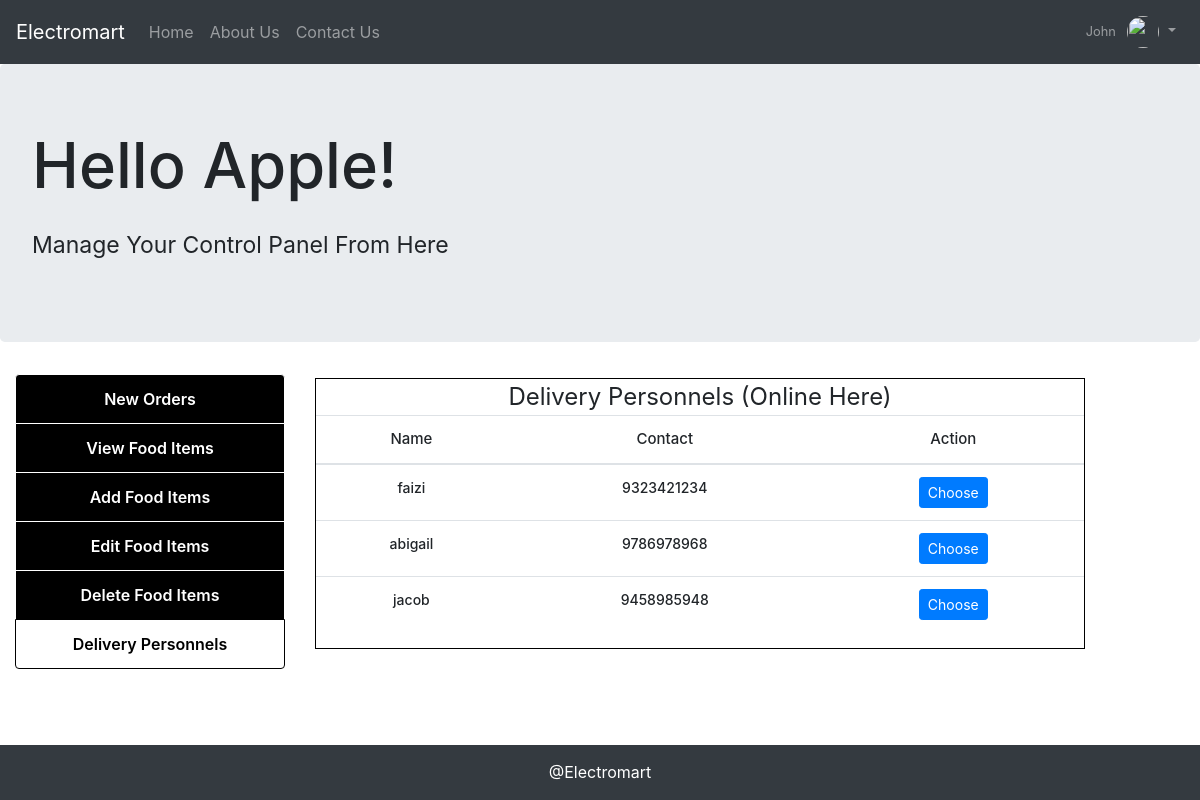
The app's page /delivperson.php (signed in) with its own data.
### tables this page shows
CREATE TABLE `delivperson` (
  `id` int(11) NOT NULL,
  `name` varchar(30) NOT NULL,
  `uname` varchar(30) NOT NULL,
  `email` varchar(45) NOT NULL,
  `contact` bigint(10) NOT NULL,
  `address` varchar(150) NOT NULL,
  `profile` varchar(200) NOT NULL,
  `pwd` varchar(45) NOT NULL,
  `status` varchar(3) NOT NULL,
  `dstatus` varchar(11) NOT NULL
);

### delivperson.php (the view, shortened to what this page needs)
<?php
 include_once "inc/dbh.inc.php";
?>
<!DOCTYPE html>
<html>
<head>
  <link rel="stylesheet" type="text/css" href="css/bootstrap.min.css">
  <link rel="stylesheet" type="text/css" href="css/main.css">
</head>
<body>
    <nav class="navbar navbar-expand-lg navbar-dark bg-dark">
  <a class="navbar-brand" href="index.php">Electromart</a>
  <div class="collapse navbar-collapse" id="navbarSupportedContent">
    <ul class="navbar-nav mr-auto">
      <li class="nav-item">
        <a class="nav-link" href="index.php">Home</a>
      </li>
      <li class="nav-item">
        <a class="nav-link" href="aboutus.php">About Us</a>
      </li>
      <li class="nav-item">
        <a class="nav-link " href="#contact">Contact Us</a>
      </li>
    </ul>
    <ul class="navbar-nav ml-auto">
      <li class="nav-item dropdown no-arrow">
        <a class="nav-link dropdown-toggle" href="#" id="userDropdown" role="button" data-toggle="dropdown" aria-haspopup="true" aria-expanded="false">
          <span class="mr-2 d-none d-lg-inline text-gray-600 small">
            <?php echo $_SESSION['u_name']; ?>
          </span>
          <img class="img-profile rounded-circle" src="images/bm.png" style="height: 2rem; width: 2rem;">
        </a>
      </li>
    </ul>
  </div>
</nav>
<div class="jumbotron">
	<h1 style="font-size: 63px;">Hello <?php echo $_SESSION['bname']; ?>!</h1>
	<p class="pt-3" style="font-size: 23px;">Manage Your Control Panel From Here</p>
</div>
  <div class="container-fluid">
   	<div class="row">
   	  <div class="col-md-3 pb-5">
            <div class="mylist list-group">
              <a href="liveorders.php" class="list-group-item">New Orders</a>
              <a href="mview.php" class="list-group-item">View Food Items</a>
              <a href="madd.php" class="list-group-item ">Add Food Items</a>
              <a href="medit.php" class="list-group-item ">Edit Food Items</a>
              <a href="mdelete.php" class="list-group-item ">Delete Food Items</a>
              <a href="delivperson.php" class="list-group-item active">Delivery Personnels</a>
            </div>
      </div>
       <div class="col-md-8 pt-1 pb-3">
           <legend class="text-center" style="border:1px solid black; width: 100%; margin: 0 auto;">Delivery Personnels (Online Here)
           <?php
            $sql = "SELECT * FROM delivperson WHERE dstatus='Ready';";
            $result = mysqli_query($con, $sql);
            $resultcheck = mysqli_num_rows($result);
            if ($resultcheck > 0) {
          ?>
            <table class="table table-responsive-md mytbl text-center">
                <thead>
                 <tr>
                  <th>Name</th>
                  <th>Contact</th>
                  <th>Action</th>
                 </tr>
                </thead>
                <tbody>
                <?php
                 while ($row = mysqli_fetch_assoc($result)) {
                ?>
                <tr>
                <td><?php echo $row['uname']; ?></td>
                <td><?php echo $row['contact']; ?></td>
                <td><a href="choose.php?name=<?php echo $row['uname']; ?>" class="btn btn-primary btn-sm">Choose</a>
                <?php
                }
                ?>
                </tbody>
               </table>
          <?php
            }
           ?>
             </legend>
       </div>
    </div>
  </div>
<?php
 include 'footer.php';
?>

### css/main.css (style rules this page uses)
html,body { height: 100%; width: 100%; }
.mylist a { text-align: center; text-decoration: none; background-color: black; color: white; border: 1px solid white; font-weight: 600; }
.list-group-item.active { background-color: white !important; color: black; border: 1px solid black; }
.mytbl th { font-size: 15px; font-weight: 500; margin: 0 auto; }
.mytbl td { font-size: 14px; font-weight: 500; }

### records on screen
delivperson: uname "faizi", contact "9323421234"
delivperson: uname "abigail", contact "9786978968"
delivperson: uname "jacob", contact "9458985948"

### other values on screen
$_SESSION['u_name'] "John"
$_SESSION['bname'] "Apple"
